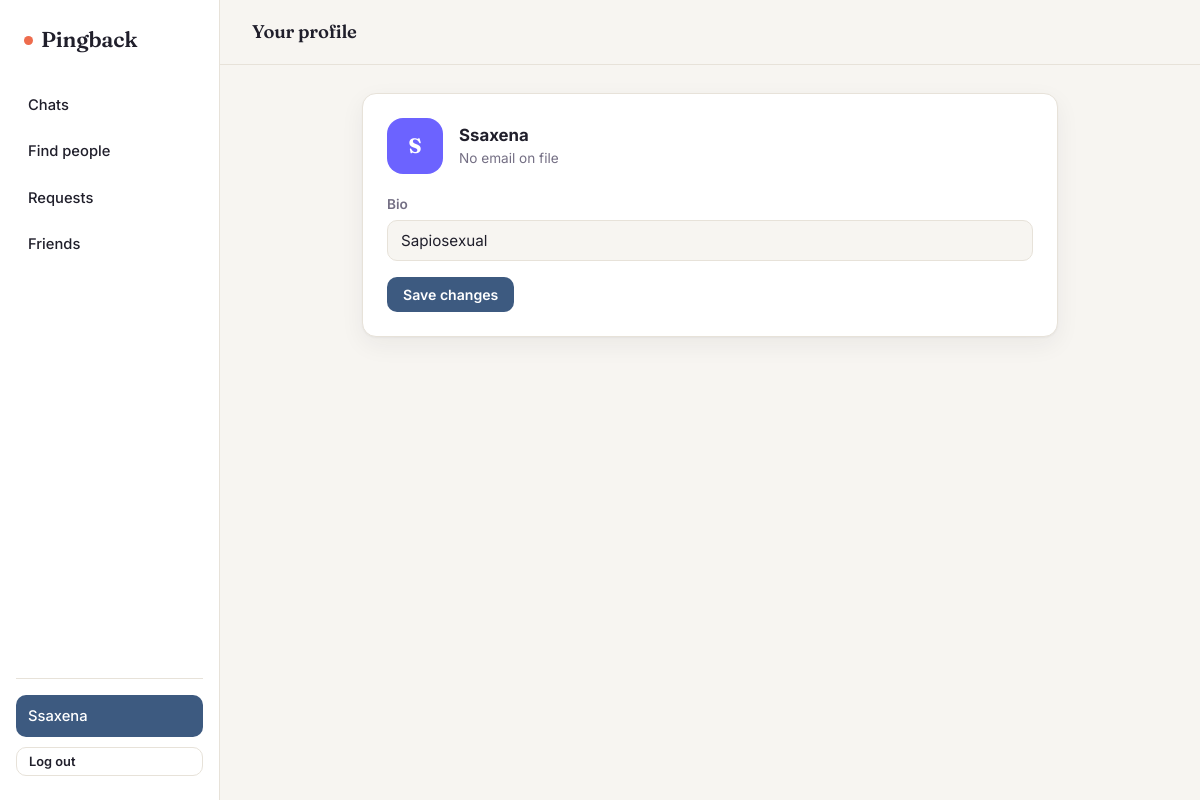
The page /accounts/profile/ (signed in) on the database as committed earlier.
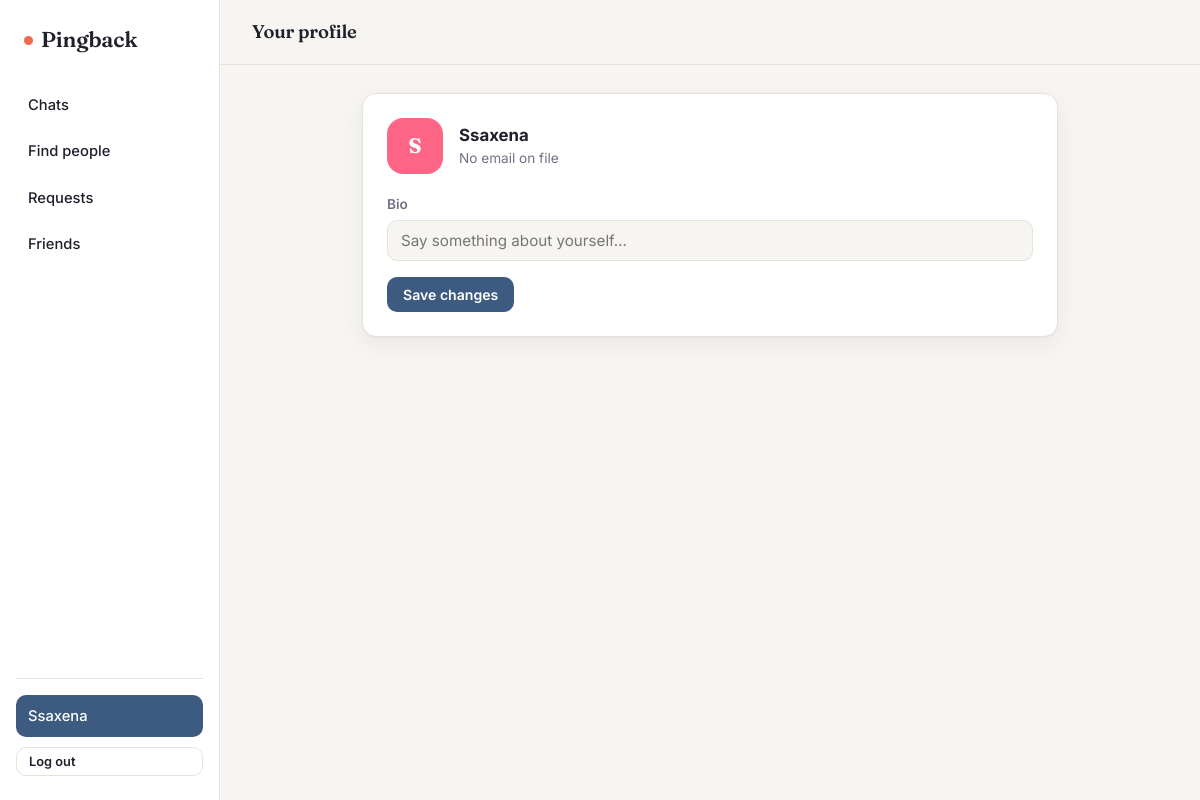
The same page on the database as committed later.
### accounts/models.py (models this page shows, shortened)
class User(AbstractUser):
    bio = models.CharField(max_length=160, blank=True)
    avatar_color = models.CharField(max_length=7, default='#6C63FF')  # used for the letter-avatar

### accounts/views.py (the view)
# urls.py: path('profile/', views.profile, name='profile'),
@login_required
def profile(request):
    if request.method == 'POST':
        form = ProfileForm(request.POST, instance=request.user)
        if form.is_valid():
            form.save()
            messages.success(request, 'Profile updated.')
            return redirect('accounts:profile')
    else:
        form = ProfileForm(instance=request.user)
    return render(request, 'accounts/profile.html', {'form': form})

### accounts/forms.py
class ProfileForm(forms.ModelForm):
    class Meta:
        model = User
        fields = ('bio',)
        widgets = {
            'bio': forms.TextInput(attrs={'placeholder': "Say something about yourself…", 'maxlength': 160}),
        }

### chat/context_processors.py (called while the page is built)
def unread_messages_count(request):
    if request.user.is_authenticated:
        count = Message.objects.filter(recipient=request.user, is_read=False).count()
        return {'unread_messages_count': count}
    return {'unread_messages_count': 0}

### friends/context_processors.py (called while the page is built)
def pending_requests_count(request):
    if request.user.is_authenticated:
        count = FriendRequest.objects.filter(to_user=request.user).count()
        return {'pending_requests_count': count}
    return {'pending_requests_count': 0}

### templates/accounts/profile.html (shortened to what this page needs)
{% extends "base.html" %}
{% block body %}
<div class="topbar"><h2 style="margin:0; font-size:1.15rem;">Your profile</h2></div>
<div class="content">
  <div class="card">
    <div style="display:flex; align-items:center; gap:16px; margin-bottom:20px;">
      <div class="avatar lg" style="background:{{ user.avatar_color }};">{{ user.username|first|upper }}</div>
      <div>
        <div style="font-weight:700; font-size:1.05rem;">{{ user.username }}</div>
        <div class="text-muted" style="font-size:0.85rem;">{{ user.email|default:"No email on file" }}</div>
      </div>
    </div>
    <form method="post">
      <div class="form-row">
        <label for="{{ form.bio.id_for_label }}">Bio</label>
        {{ form.bio }}
      </div>
      <button class="btn btn-primary" type="submit">Save changes</button>
    </form>
  </div>
</div>
{% endblock %}

### templates/base.html (shortened to what this page needs)
{% load static %}
<!DOCTYPE html>
<html lang="en">
<head>
  <link rel="stylesheet" href="{% static 'css/style.css' %}">
</head>
<body>
{% if user.is_authenticated %}
<div class="app-shell">
  <aside class="sidebar" data-notify-url="{% url 'chat:notify_summary' %}">
    <div class="brand"><span class="dot"></span><span>Pingback</span></div>
    <a class="nav-link {% if request.resolver_match.url_name == 'inbox' %}active{% endif %}" href="{% url 'chat:inbox' %}">
      <span class="label">Chats</span>
    </a>
    <a class="nav-link {% if request.resolver_match.url_name == 'search' %}active{% endif %}" href="{% url 'friends:search' %}">
      <span class="label">Find people</span>
    </a>
    <a class="nav-link {% if request.resolver_match.url_name == 'requests' %}active{% endif %}" href="{% url 'friends:requests' %}">
      <span class="label">Requests</span>
    </a>
    <a class="nav-link {% if request.resolver_match.url_name == 'list' %}active{% endif %}" href="{% url 'friends:list' %}">
      <span class="label">Friends</span>
    </a>
    <div class="sidebar-footer stack">
      <a class="nav-link {% if request.resolver_match.url_name == 'profile' %}active{% endif %}" href="{% url 'accounts:profile' %}">
        <span class="label">{{ user.username }}</span>
      </a>
      <form method="post" action="{% url 'accounts:logout' %}">
        <button class="btn btn-ghost btn-sm" style="width:100%;" type="submit">Log out</button>
      </form>
    </div>
  </aside>
  <div class="main">
    {% block body %}{% endblock %}
  </div>
</div>
{% else %}
  {% block auth_body %}{% endblock %}
{% endif %}
</body>
</html>

### static/css/style.css (style rules this page uses)
:root { --bg: #F7F5F1; --surface: #FFFFFF; --border: #E7E2D9; --ink: #201F2B; --muted: #746F84; --navy: #3D5A80; --navy-dark: #2C4360; --coral: #EE6C4D; --coral-dark: #D45633; --mint: #2EC4B6; --radius: 14px; --shadow: 0 1px 2px rgba(32,31,43,0.04), 0 8px 24px rgba(32,31,43,0.06); }
* { box-sizing:border-box; }
body { margin:0; background:var(--bg); color:var(--ink); font-family:'Inter', sans-serif; font-size:15px; line-height:1.5; }
h1,h2,h3,.brand { font-family:'Fraunces', serif; font-weight:600; letter-spacing:-0.01em; }
a { color:var(--navy); text-decoration:none; }
.app-shell { display:flex; min-height:100vh; }
.sidebar { width:220px; flex-shrink:0; background:var(--surface); border-right:1px solid var(--border); padding:24px 16px; display:flex; flex-direction:column; gap:4px; }
.brand { font-size:1.35rem; color:var(--ink); margin:0 8px 24px 8px; display:flex; align-items:center; gap:8px; }
.brand .dot { width:9px;height:9px;border-radius:50%; background:var(--coral); display:inline-block; }
.nav-link { display:flex; align-items:center; justify-content:space-between; padding:10px 12px; border-radius:10px; color:var(--ink); font-weight:500; font-size:0.92rem; }
.nav-link.active { background:var(--navy); color:#fff; }
.sidebar-footer { margin-top:auto; padding-top:16px; border-top:1px solid var(--border); }
.main { flex:1; display:flex; flex-direction:column; min-width:0; }
.topbar { padding:18px 32px; border-bottom:1px solid var(--border); display:flex; align-items:center; justify-content:space-between; }
.content { padding:28px 32px; max-width:760px; width:100%; margin:0 auto; flex:1; }
.avatar { width:40px; height:40px; border-radius:12px; display:flex; align-items:center; justify-content:center; color:#fff; font-weight:700; font-family:'Fraunces', serif; flex-shrink:0; font-size:1rem; }
.avatar.lg { width:56px;height:56px;border-radius:16px;font-size:1.3rem; }
.card { background:var(--surface); border:1px solid var(--border); border-radius:var(--radius); padding:24px; box-shadow:var(--shadow); }
.form-row { margin-bottom:16px; }
.form-row label { display:block; font-size:0.85rem; font-weight:600; margin-bottom:6px; color:var(--muted); }
input[type=text], input[type=password], input[type=email], input[type=search] { width:100%; padding:10px 13px; border:1px solid var(--border); border-radius:10px; font-family:'Inter', sans-serif; font-size:0.95rem; background:var(--bg); color:var(--ink); }
.btn { display:inline-flex; align-items:center; gap:6px; padding:9px 16px; border-radius:10px; border:none; font-family:'Inter', sans-serif; font-weight:600; font-size:0.88rem; cursor:pointer; text-align:center; }
.btn-primary { background:var(--navy); color:#fff; }
.btn-ghost { background:transparent; border:1px solid var(--border); color:var(--ink); }
.btn-sm { padding:6px 12px; font-size:0.8rem; }
.stack { display:flex; flex-direction:column; gap:10px; }
.text-muted { color:var(--muted); }

Rows that differ between the two databases and show on the page:
changed User "Ssaxena": avatar_color "#6C63FF" → "#FF6584" (drawn); bio "Sapiosexual" → (not shown)
